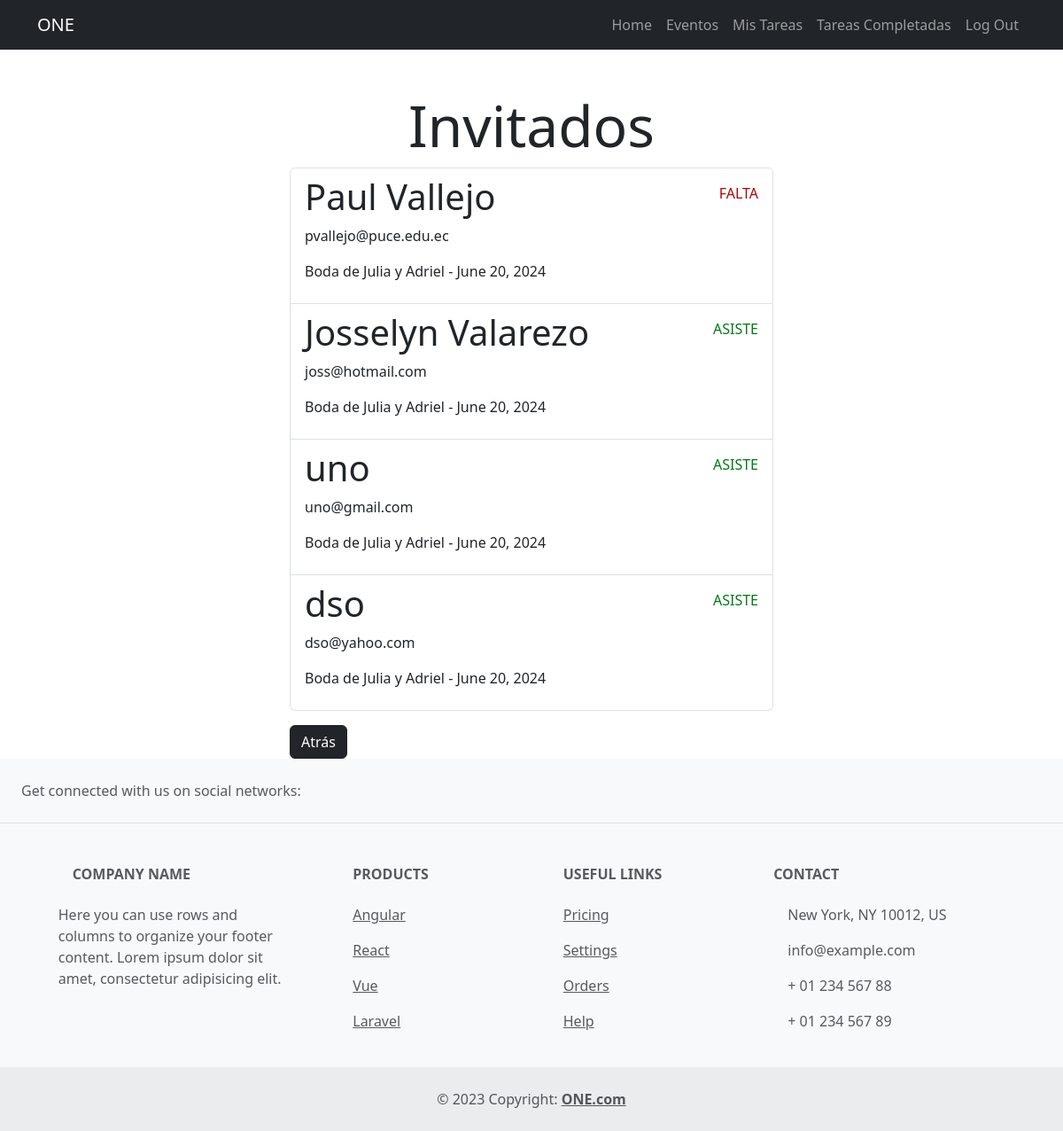
The page /invitados/14/ (signed in) on the database its author committed.
### invitados/models.py (models this page shows, shortened)
class Invitado(models.Model):
    nombre = models.CharField(max_length=80)
    correo = models.CharField(max_length=80)
    respuesta = models.CharField(max_length=2, null=True)
    evento = models.ForeignKey(Evento, blank=True , on_delete=models.CASCADE)

### event/models.py (models this page shows, shortened)
class Evento(models.Model):
    nombre = models.CharField(max_length=80)
    descripcion = models.TextField(blank=True)
    fechaCreacion = models.DateTimeField(auto_now_add=True)
    fecha= models.DateField(null = True, blank = True)
    ubicacion = models.CharField(max_length=200)
    user = models.ForeignKey(User, on_delete=models.CASCADE)

### invitados/views.py (the view)
# urls.py: path('invitados/<int:evento_id>/', invitados, name= 'invitados'),
@login_required
def invitados(request, evento_id):
    invitados = Invitado.objects.filter(evento_id=evento_id)
    return render(request, 'invitado.html', {'invitados': invitados})

### invitados/templates/invitado.html (shortened to what this page needs)
{% extends 'base.html' %}
{% block content%}
<main class="container">
    <div class="row">
        <div class="col-md-6 offset-md-3">
            <h1 class="mt-5 text-center display-3">Invitados</h1>
            <ul class="list-group">
                {% for invitado in invitados %}
                <a href="{% url 'invitado_detail' invitado.id invitado.evento.id %}" class="list-group-item">
                    <header class="d-flex justify-content-between">
                        <h1 class="fw-bold-3"> {{invitado.nombre}}</h1>
                        {% if invitado.respuesta == "SI" %}
                            <p class="mt-2" style="color: rgb(5, 121, 22);">ASISTE</p>
                        {% else %}
                            <p class="mt-2" style="color: rgb(172, 9, 9);">FALTA</p>
                        {% endif %}
                    </header>
                    <p> {{invitado.correo}} </p>
                    <p>{{invitado.evento.nombre}} - {{invitado.evento.fecha}} </p>
                </a>
                {% endfor %}
            </ul>
            {% if '/invitados/crear/' not in request.path %}
                <form action="{% url 'eventos' %}"  method="POST">
                    <button class="btn btn-dark mt-3" >Atrás</button>
                </form>
            {% endif %}
        </div>
    </div>
</main>
{% endblock %}

### rows shown on the page
Invitado: nombre "Paul Vallejo", respuesta "FALTA", correo "pvallejo@puce.edu.ec", evento.nombre "Boda de Julia y Adriel", evento.fecha "June 20, 2024"
Invitado: nombre "Josselyn Valarezo", respuesta "ASISTE", correo "joss@hotmail.com", evento.nombre "Boda de Julia y Adriel", evento.fecha "June 20, 2024"
Invitado: nombre "uno", respuesta "ASISTE", correo "uno@gmail.com", evento.nombre "Boda de Julia y Adriel", evento.fecha "June 20, 2024"
Invitado: nombre "dso", respuesta "ASISTE", correo "dso@yahoo.com", evento.nombre "Boda de Julia y Adriel", evento.fecha "June 20, 2024"
